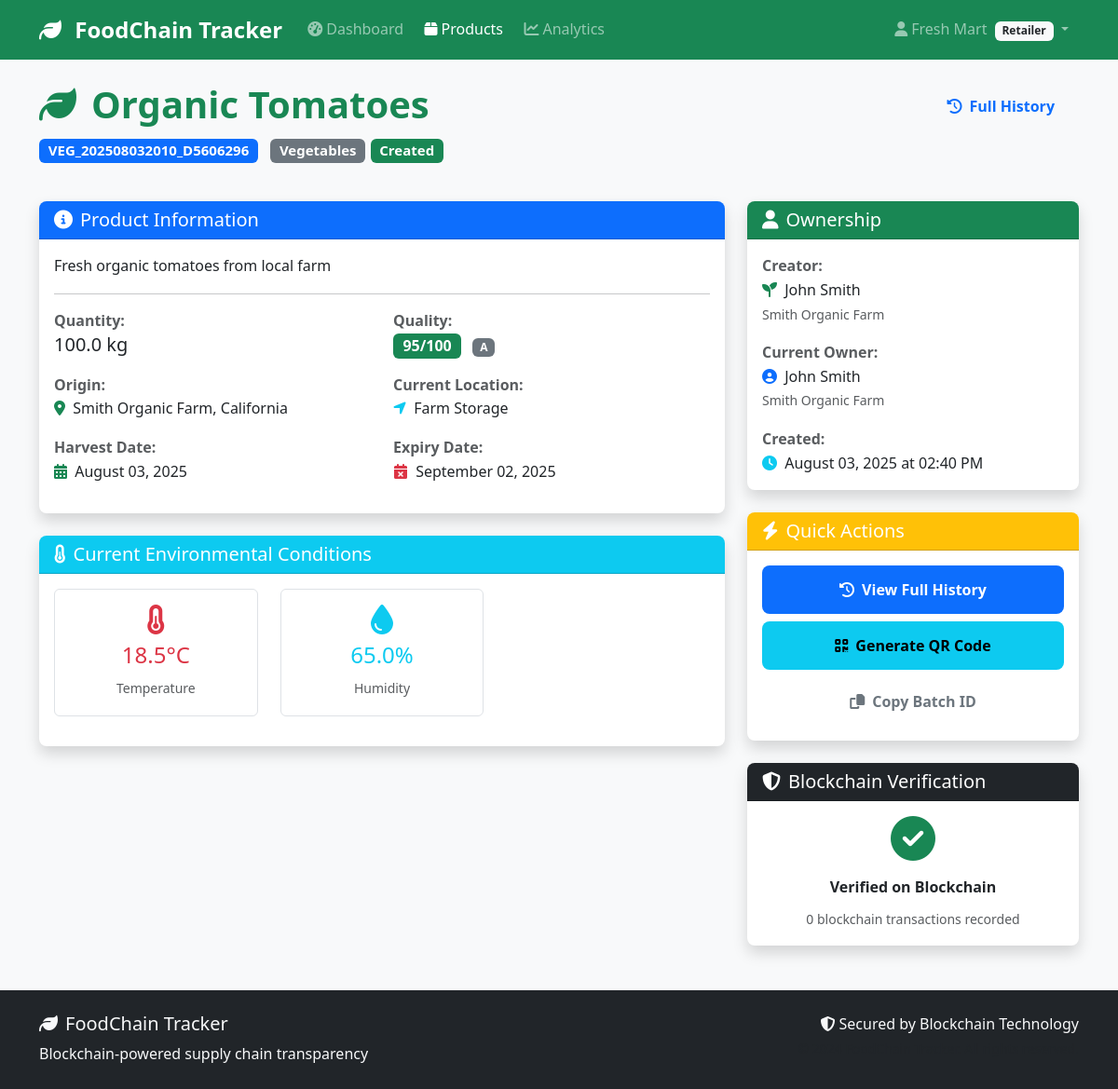
The page /products/1 (signed in) on the database its author committed.
### models/user.py (models this page shows, shortened)
class User(UserMixin, db.Model):
    __tablename__ = 'users'
    id = db.Column(db.Integer, primary_key=True)
    username = db.Column(db.String(80), unique=True, nullable=False)
    email = db.Column(db.String(120), unique=True, nullable=False)
    password_hash = db.Column(db.String(200), nullable=False)
    full_name = db.Column(db.String(100), nullable=False)
    phone = db.Column(db.String(20))
    address = db.Column(db.Text)
    role = db.Column(db.String(20), nullable=False)  # 'farmer', 'distributor', 'retailer', 'inspector'
    company_name = db.Column(db.String(100))
    license_number = db.Column(db.String(50))  # Business license or certification
    is_active = db.Column(db.Boolean, default=True)
    is_verified = db.Column(db.Boolean, default=False)  # For business verification
    created_at = db.Column(db.DateTime, default=datetime.utcnow)
    last_login = db.Column(db.DateTime)
    products_created = db.relationship('Product', foreign_keys='Product.created_by',
                                     backref='creator', lazy='dynamic')
    sent_transactions = db.relationship('Transaction', foreign_keys='Transaction.from_user_id',
                                      backref='sender', lazy='dynamic')
    received_transactions = db.relationship('Transaction', foreign_keys='Transaction.to_user_id',
                                          backref='receiver', lazy='dynamic')
    def get_role_display(self):
        role_names = {
            'farmer': 'Farmer/Producer',
            'distributor': 'Distributor',
            'retailer': 'Retailer',
            'inspector': 'Inspector'
        }
        return role_names.get(self.role, self.role.title())
    def can_create_products(self):
        return self.role == 'farmer'

### models/product.py (models this page shows, shortened)
class Product(db.Model):
    __tablename__ = 'products'
    id = db.Column(db.Integer, primary_key=True)
    batch_id = db.Column(db.String(50), unique=True, nullable=False)
    name = db.Column(db.String(100), nullable=False)
    category = db.Column(db.String(50), nullable=False)  # 'vegetables', 'fruits', 'grains', etc.
    description = db.Column(db.Text)
    quantity = db.Column(db.Float, nullable=False)  # Amount of product
    unit = db.Column(db.String(20), nullable=False)  # 'kg', 'tons', 'boxes', etc.
    quality_grade = db.Column(db.String(10))  # 'A', 'B', 'C', or custom grading
    quality_score = db.Column(db.Integer)  # 0-100 quality score
    origin_location = db.Column(db.String(200))  # Where product was produced
    harvest_date = db.Column(db.Date)
    expiry_date = db.Column(db.Date)
    current_location = db.Column(db.String(200))
    status = db.Column(db.String(50), default='created')  # 'created', 'in_transit', 'delivered', 'expired'
    temperature = db.Column(db.Float)  # Celsius
    humidity = db.Column(db.Float)     # Percentage
    pressure = db.Column(db.Float)     # For certain products
    created_by = db.Column(db.Integer, db.ForeignKey('users.id'), nullable=False)
    current_owner_id = db.Column(db.Integer, db.ForeignKey('users.id'), nullable=False)
    created_at = db.Column(db.DateTime, default=datetime.utcnow)
    updated_at = db.Column(db.DateTime, default=datetime.utcnow, onupdate=datetime.utcnow)
    current_owner = db.relationship('User', foreign_keys=[current_owner_id], backref='owned_products')
    transactions = db.relationship('Transaction', backref='product', lazy='dynamic', cascade='all, delete-orphan')
    def is_expired(self):
        if not self.expiry_date:
            return False
        return datetime.now().date() > self.expiry_date
    def days_until_expiry(self):
        if not self.expiry_date:
            return None
        delta = self.expiry_date - datetime.now().date()
        return delta.days
    def get_transaction_history(self):
        from models.blockchain import Transaction  # Add this import
        return self.transactions.order_by(Transaction.timestamp.desc()).all()

### routes/products.py (the view)
@products_bp.route('/<int:id>')
@login_required
def view_product(id):
    product = Product.query.get_or_404(id)
    blockchain_history = food_chain_blockchain.get_product_history(product.id)
    db_transactions = product.get_transaction_history()
    can_transfer = (
        current_user.id == product.current_owner_id and
        current_user.can_transfer_products()
    )
    return render_template('products/view.html',
                         product=product,
                         blockchain_history=blockchain_history,
                         db_transactions=db_transactions,
                         can_transfer=can_transfer)

### templates/products/view.html (shortened to what this page needs)
{% extends "base.html" %}
{% block content %}
<div class="row mb-4">
    <div class="col-md-8">
        <h1 class="display-6 fw-bold text-success">
            <i class="fas fa-leaf me-3"></i>{{ product.name }}
        </h1>
        <p class="lead">
            <span class="badge bg-primary me-2">{{ product.batch_id }}</span>
            <span class="badge bg-secondary">{{ product.category.title() }}</span>
            <span class="badge bg-{{ 'success' if product.status == 'created' else 'warning' if product.status == 'in_transit' else 'info' if product.status == 'delivered' else 'danger' }}">
                {{ product.status.title() }}
            </span>
        </p>
    </div>
    <div class="col-md-4 text-end">
        <a href="{{ url_for('products.product_history', id=product.id) }}" class="btn btn-outline-primary">
            <i class="fas fa-history me-2"></i>Full History
        </a>
    </div>
</div>
<div class="row">
    <div class="col-lg-8 mb-4">
        <div class="card shadow">
            <div class="card-header bg-primary text-white">
                <h5 class="mb-0">
                    <i class="fas fa-info-circle me-2"></i>Product Information
                </h5>
            </div>
            <div class="card-body">
                {% if product.description %}
                    <p class="card-text">{{ product.description }}</p>
                    <hr>
                {% endif %}
                <div class="row">
                    <div class="col-md-6 mb-3">
                        <strong class="text-muted">Quantity:</strong><br>
                        <span class="h5">{{ product.quantity }} {{ product.unit }}</span>
                    </div>
                    <div class="col-md-6 mb-3">
                        <strong class="text-muted">Quality:</strong><br>
                        {% if product.quality_score %}
                            <span class="badge bg-{{ 'success' if product.quality_score >= 80 else 'warning' if product.quality_score >= 60 else 'danger' }} fs-6">
                                {{ product.quality_score }}/100
                            </span>
                            {% if product.quality_grade %}
                                <span class="badge bg-secondary ms-2">{{ product.quality_grade }}</span>
                            {% endif %}
                        {% else %}
                            <span class="text-muted">Not rated</span>
                        {% endif %}
                    </div>
                </div>
                <div class="row">
                    <div class="col-md-6 mb-3">
                        <strong class="text-muted">Origin:</strong><br>
                        <i class="fas fa-map-marker-alt text-success me-1"></i>
                        {{ product.origin_location or 'Not specified' }}
                    </div>
                    <div class="col-md-6 mb-3">
                        <strong class="text-muted">Current Location:</strong><br>
                        <i class="fas fa-location-arrow text-info me-1"></i>
                        {{ product.current_location or 'Not specified' }}
                    </div>
                </div>
                <div class="row">
                    <div class="col-md-6 mb-3">
                        <strong class="text-muted">Harvest Date:</strong><br>
                        <i class="fas fa-calendar-alt text-success me-1"></i>
                        {{ product.harvest_date.strftime('%B %d, %Y') if product.harvest_date else 'Not specified' }}
                    </div>
                    <div class="col-md-6 mb-3">
                        <strong class="text-muted">Expiry Date:</strong><br>
                        <i class="fas fa-calendar-times text-danger me-1"></i>
                        {{ product.expiry_date.strftime('%B %d, %Y') if product.expiry_date else 'Not specified' }}
                    </div>
                </div>
            </div>
        </div>
        <div class="card shadow mt-4">
            <div class="card-header bg-info text-white">
                <h5 class="mb-0">
                    <i class="fas fa-thermometer-half me-2"></i>Current Environmental Conditions
                </h5>
            </div>
            <div class="card-body">
                <div class="row">
                    {% if product.temperature is not none %}
                        <div class="col-md-4 text-center mb-3">
                            <div class="border rounded p-3">
                                <i class="fas fa-thermometer-half fa-2x text-danger mb-2"></i>
                                <h4 class="text-danger">{{ product.temperature }}°C</h4>
                                <small class="text-muted">Temperature</small>
                            </div>
                        </div>
                    {% endif %}
                    {% if product.humidity is not none %}
                        <div class="col-md-4 text-center mb-3">
                            <div class="border rounded p-3">
                                <i class="fas fa-tint fa-2x text-info mb-2"></i>
                                <h4 class="text-info">{{ product.humidity }}%</h4>
                                <small class="text-muted">Humidity</small>
                            </div>
                        </div>
                    {% endif %}
                </div>
            </div>
        </div>
    </div>
    <div class="col-lg-4">
        <div class="card shadow mb-4">
            <div class="card-header bg-success text-white">
                <h5 class="mb-0">
                    <i class="fas fa-user me-2"></i>Ownership
                </h5>
            </div>
            <div class="card-body">
                <div class="mb-3">
                    <strong class="text-muted">Creator:</strong><br>
                    <i class="fas fa-seedling text-success me-1"></i>
                    {{ product.creator.full_name }}
                    <br><small class="text-muted">{{ product.creator.company_name or product.creator.get_role_display() }}</small>
                </div>
                <div class="mb-3">
                    <strong class="text-muted">Current Owner:</strong><br>
                    <i class="fas fa-user-circle text-primary me-1"></i>
                    {{ product.current_owner.full_name }}
                    <br><small class="text-muted">{{ product.current_owner.company_name or product.current_owner.get_role_display() }}</small>
                </div>
                <div>
                    <strong class="text-muted">Created:</strong><br>
                    <i class="fas fa-clock text-info me-1"></i>
                    {{ product.created_at.strftime('%B %d, %Y at %I:%M %p') }}
                </div>
            </div>
        </div>
        <div class="card shadow mb-4">
            <div class="card-header bg-warning text-white">
                <h5 class="mb-0">
                    <i class="fas fa-bolt me-2"></i>Quick Actions
                </h5>
            </div>
            <div class="card-body">
                <div class="d-grid gap-2">
                    <a href="{{ url_for('products.product_history', id=product.id) }}" class="btn btn-primary">
                        <i class="fas fa-history me-2"></i>View Full History
                    </a>
                    <a href="{{ url_for('products.generate_qr_code', id=product.id) }}" class="btn btn-info">
                        <i class="fas fa-qrcode me-2"></i>Generate QR Code
                    </a>
                    <button class="btn btn-outline-secondary" onclick="copyBatchId()">
                        <i class="fas fa-copy me-2"></i>Copy Batch ID
                    </button>
                </div>
            </div>
        </div>
        <div class="card shadow">
            <div class="card-header bg-dark text-white">
                <h5 class="mb-0">
                    <i class="fas fa-shield-alt me-2"></i>Blockchain Verification
                </h5>
            </div>
            <div class="card-body">
                <div class="text-center">
                    <i class="fas fa-check-circle fa-3x text-success mb-3"></i>
                    <p class="mb-2"><strong>Verified on Blockchain</strong></p>
                    <small class="text-muted">
                        {{ blockchain_history|length }} blockchain transactions recorded
                    </small>
                </div>
            </div>
        </div>
    </div>
</div>
{% endblock %}

### templates/base.html (shortened to what this page needs)
<!DOCTYPE html>
<html lang="en">
<head>
    <link href="https://cdn.jsdelivr.net/npm/bootstrap@5.3.0/dist/css/bootstrap.min.css" rel="stylesheet">
    <link href="https://cdnjs.cloudflare.com/ajax/libs/font-awesome/6.4.0/css/all.min.css" rel="stylesheet">
    <link href="{{ url_for('static', filename='css/style.css') }}" rel="stylesheet">
</head>
<body>
    <nav class="navbar navbar-expand-lg navbar-dark bg-success">
        <div class="container">
            <a class="navbar-brand" href="{{ url_for('index') }}">
                <i class="fas fa-leaf me-2"></i>
                FoodChain Tracker
            </a>
            <div class="collapse navbar-collapse" id="navbarNav">
                <ul class="navbar-nav me-auto">
                    {% if current_user.is_authenticated %}
                        <li class="nav-item">
                            <a class="nav-link" href="{{ url_for('dashboard.main') }}">
                                <i class="fas fa-tachometer-alt me-1"></i>Dashboard
                            </a>
                        </li>
                        <li class="nav-item">
                            <a class="nav-link" href="{{ url_for('products.list_products') }}">
                                <i class="fas fa-box me-1"></i>Products
                            </a>
                        </li>
                        <li class="nav-item">
                            <a class="nav-link" href="{{ url_for('analytics.dashboard') }}">
                                <i class="fas fa-chart-line me-1"></i>Analytics
                            </a>
                        </li>
                    {% endif %}
                </ul>
                <ul class="navbar-nav">
                    {% if current_user.is_authenticated %}
                        <li class="nav-item dropdown">
                            <a class="nav-link dropdown-toggle" href="#" id="navbarDropdown" role="button" data-bs-toggle="dropdown">
                                <i class="fas fa-user me-1"></i>{{ current_user.full_name }}
                                <span class="badge bg-light text-dark ms-1">{{ current_user.get_role_display() }}</span>
                            </a>
                        </li>
                    {% endif %}
                </ul>
            </div>
        </div>
    </nav>
    <main class="container my-4">
        {% block content %}{% endblock %}
    </main>
    <footer class="bg-dark text-light py-4 mt-5">
        <div class="container">
            <div class="row">
                <div class="col-md-6">
                    <h5><i class="fas fa-leaf me-2"></i>FoodChain Tracker</h5>
                    <p class="mb-0">Blockchain-powered supply chain transparency</p>
                </div>
                <div class="col-md-6 text-md-end">
                    <p class="mb-0">
                        <i class="fas fa-shield-alt me-1"></i>Secured by Blockchain Technology
                    </p>
                    <small class="text-muted">© 2024 FoodChain Tracker. All rights reserved.</small>
                </div>
            </div>
        </div>
    </footer>
</body>
</html>

### rows shown on the page
User: full_name "Fresh Mart", role "Retailer"
Product: name "Organic Tomatoes", batch_id "VEG_202508032010_D5606296", category "Vegetables", status "Created", description "Fresh organic tomatoes from local farm", quantity "100.0", unit "kg", quality_score "95", quality_grade "A", origin_location "Smith Organic Farm, California", current_location "Farm Storage", harvest_date "August 03, 2025", expiry_date "September 02, 2025", temperature "18.5", humidity "65.0", created_at "August 03, 2025 at 02:40 PM"
User: creator.full_name "John Smith", creator "Smith Organic Farm", current_owner.full_name "John Smith", current_owner "Smith Organic Farm"

### other values the page prints
{{ blockchain_history|length }} "0"
